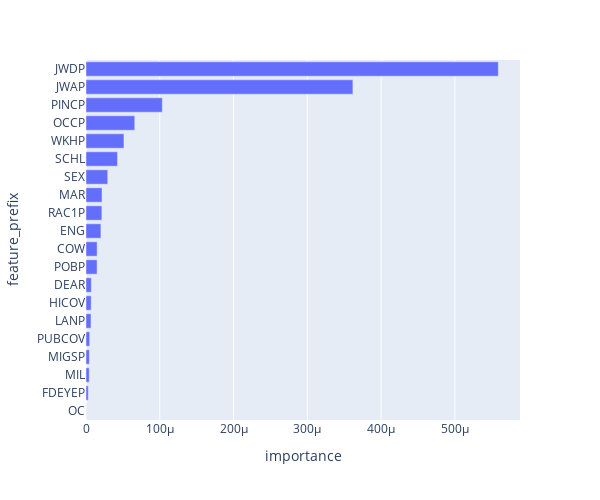

The cell this chart's notebook holds for it:
### Code cell
import plotly.express as px
fig1 = px.bar(sum_features, y='feature_prefix', x='importance', orientation='h')
fig1.update_layout(
    autosize=False,
    width=600,
    height=500)
fig1.show()

### Figure 1 — Plotly figure (JSON) as saved in the notebook; plotly's stock layout.template omitted (floating-point values rounded to 4 significant figures)
{"data": [{"alignmentgroup": "True", "hovertemplate": "importance=%{x}<br>feature_prefix=%{y}<extra></extra>", "legendgroup": "", "marker": {"color": "#636efa", "pattern": {"shape": ""}}, "name": "", "offsetgroup": "", "orientation": "h", "showlegend": false, "textposition": "auto", "type": "bar", "x": [1.623e-07, 3.084e-06, 4.388e-06, 4.598e-06, 5.04e-06, 6.797e-06, 7.005e-06, 7.237e-06, 1.501e-05, 1.509e-05, 2.021e-05, 2.154e-05, 2.169e-05, 2.946e-05, 4.268e-05, 5.144e-05, 6.611e-05, 0.0001035, 0.0003618, 0.0005589], "xaxis": "x", "y": ["OC", "FDEYEP", "MIL", "MIGSP", "PUBCOV", "LANP", "HICOV", "DEAR", "POBP", "COW", "ENG", "RAC1P", "MAR", "SEX", "SCHL", "WKHP", "OCCP", "PINCP", "JWAP", "JWDP"], "yaxis": "y"}], "layout": {"autosize": false, "barmode": "relative", "height": 500, "legend": {"tracegroupgap": 0}, "margin": {"t": 60}, "width": 600, "xaxis": {"anchor": "y", "domain": [0, 1], "title": {"text": "importance"}}, "yaxis": {"anchor": "x", "domain": [0, 1], "title": {"text": "feature_prefix"}}}}
